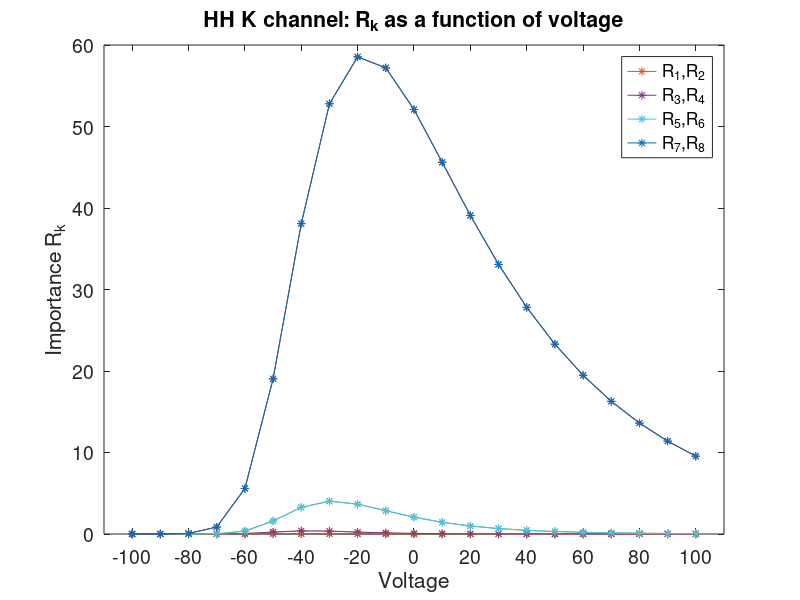

Recreate this plot in MATLAB.
% April 8, 2013
% Computing R_k error terms for the Hodgkin-Huxley potassium channel (5-
% state chain with non-symmetric transition rates) - This version uses
% right and left eigenvectors to compute R_k.

clear all


%% Basic parameters - input number of states and number of reactions below

nstates=5;  % number of states
nrxns=8;    % number of reactions (transitions)
Ntot=500; % number of random walkers

% Define range of voltage values
vol_list = -100:10:100;

%% Definitions, initializations

% Define measurement vector C (e.g. conductance)
C = zeros(1,nstates);
C(nstates) = 1;
% Want C to be a column vector
C = C';

% Initialize a matrix in which to store each R vector for different voltage
% values (rows of the matrix)
R_vol = zeros(length(vol_list),nrxns);
R_abs_vol = zeros(length(vol_list),nrxns);

% Initialize a matrix to keep the leading eigenvector as a function of
% voltage (rows of V_vol)
V_vol = zeros(length(vol_list),nstates);
lambda_vol = zeros(length(vol_list),nstates);

% Initialize parameters alpha and beta, functions of voltage
alpha = zeros(1,length(vol_list));
beta = zeros(1,length(vol_list));

%% Computation of error terms R_k over a range of voltage values

for jlist=1:length(vol_list)   % Loop over all i_vol values
    i_vol = vol_list(jlist);

    % Compute parameters alpha and beta which are functions of voltage
    alpha(jlist) = 0.01*(i_vol+55)/(1-exp(-0.1*(i_vol+55)));
    if(i_vol==-55)
        alpha(jlist)=(0.01*(-54+55)/(1-exp(-0.1*(i_vol+55))) + 0.01*(-56+55)/(1-exp(-0.1*(i_vol+55))))/2;
    end
    
    beta(jlist) = 0.125*exp(-(i_vol+65)/80);
    if(i_vol==-65)
        beta(jlist)=(0.125*exp(-(-64+65)/80) + 0.125*exp(-(-66+65)/80))/2;
    end
    
    % Compute the WEIGHTED adjacency matrix A for this 5-state chain, given a particular
    % voltage value i_vol
    A = zeros(nstates);
    A(1,2)=4*alpha(jlist); 
    A(2,3)=3*alpha(jlist); 
    A(3,4)=2*alpha(jlist); 
    A(4,5)=alpha(jlist);

    A(5,4)=4*beta(jlist);
    A(4,3)=3*beta(jlist);
    A(3,2)=2*beta(jlist);
    A(2,1)=beta(jlist);

    D=diag(sum(A,2));   % degree matrix, row sums of weighted A yield out-degrees
    L=(A-D)'; % use the weighted A to compute the "graph Laplacian" L, want the transpose
    
    %%% First, find the steady-state distribution
    [vv,dd]=eig(L);
    vv_idx=find(diag(dd)==max(diag(dd)));
    prob_ss=vv(:,vv_idx)/sum(vv(:,vv_idx)); % normalize the last vector -- corresponding to the null eigenvalue, we hope!
    N_ave_ss=Ntot*prob_ss; % number of random walkers, on average, at each node
    clear vv dd prob_ss 
    
    % Compute voltage dependent "noise" matrix B (sigma_k depends on 
    % voltage for each reaction k)
    
    B = zeros(nstates,nrxns);
    B(1,1)=-sqrt(4*alpha(jlist)*N_ave_ss(1));   B(1,2)=sqrt(beta(jlist)*N_ave_ss(2));  
    B(2,1)=sqrt(4*alpha(jlist)*N_ave_ss(1));    B(2,2)=-sqrt(beta(jlist)*N_ave_ss(2));
    
    B(2,3)=-sqrt(3*alpha(jlist)*N_ave_ss(2));   B(2,4)=sqrt(2*beta(jlist)*N_ave_ss(3));
    B(3,3)=sqrt(3*alpha(jlist)*N_ave_ss(2));    B(3,4)=-sqrt(2*beta(jlist)*N_ave_ss(3));
    
    B(3,5)=-sqrt(2*alpha(jlist)*N_ave_ss(3));   B(3,6)=sqrt(3*beta(jlist)*N_ave_ss(4));    
    B(4,5)=sqrt(2*alpha(jlist)*N_ave_ss(3));    B(4,6)=-sqrt(3*beta(jlist)*N_ave_ss(4));
    
    B(4,7)=-sqrt(alpha(jlist)*N_ave_ss(4));     B(4,8)=sqrt(4*beta(jlist)*N_ave_ss(5));    
    B(5,7)=sqrt(alpha(jlist)*N_ave_ss(4));      B(5,8)=-sqrt(4*beta(jlist)*N_ave_ss(5));    
              

    %% Computation of eigenvalues and eigenvectors

    n = nstates;    % Number of states in the system
    m = nrxns;      % Number of stochastic fluctuations (reactions) to sum over 

    % RIGHT eigenvectors
    [V,vd] = eig(L);

    lambda=0;
    % Eigenvalues 
    lambda = diag(vd);

    % Sort the eigenvalues: 0 is first, then list in descending order
    [lambda,index] = sort(lambda,'descend'); 
    lambda_vol(jlist,:) = lambda(:);

    % Sort the eigenvectors to match the ordering of the eigenvalues
    V = V(:,index);

    % Normalize the leading eigenvector (given by V(:,index(1))) and save
    % it in the jlist row of matrix V_vol
    Vnorm = zeros(nstates,1);   % Initialize
    Vnorm(:) = V(:,1)/sum(V(:,1));
    V_vol(jlist,:) = Vnorm(:);
       
    % LEFT eigenvectors
    [U,ud] = eig(L');

    lambdaU=0;
    % Eigenvalues 
    lambdaU = diag(ud);
    
    % Sort the eigenvalues: 0 is first, then list in descending order
    [lambdaU,indexU] = sort(lambdaU,'descend');

    % Sort the eigenvectors to match the ordering of the eigenvalues
    U = U(:,indexU);
    
    % Normalize U and call it W so that W'V = delta_ij
    for j=1:n
       W(:,j) = U(:,j)/(U(:,j)'*V(:,j)); 
    end
    
           
    
    %% Computation of errors R_k
    
    % Initialize vector for error terms R = [R_1 ... R_k ... R_m], for each
    % voltage value
    R = 0;
    R_abs = 0;
    
    % Sum over each stochastic fluctuation (given by the B_k's) 
    for k=1:m

        % Define projection matrix P_k so that B_k = B * P_k and B = \sum_k B_k
        P_k = zeros(m);
        P_k(k,k) = 1;

        % Compute B_k for this value of k
        B_k = B*P_k;

        % Compute R_k for each edge k
        S = 0;
        Sabs = 0;
        for j=2:n  % exclude the i=j=1 term since lambda(1)=0
            for i=1:n
                S = S + (1/(lambda(i)+lambda(j)))*C'*V(:,i)*W(:,i)'*B_k*B_k'*W(:,j)*V(:,j)'*C;

                % Also sum over absolute value of each eigenpair of Q - compare with S above
                Sabs = Sabs + abs(1/(lambda(i)+lambda(j))*C'*V(:,i)*W(:,i)'*B_k*B_k'*W(:,j)*V(:,j)'*C);
            end
        end
        R(k) = S;
        R_abs(k) = Sabs;
    end
    R;
    R_abs;
    
    R_vol(jlist,:) = R;
    R_abs_vol(jlist,:) = R_abs;    
       
    
end   % end of for loop for vol_list



%% Plot of each R_k as a function of voltage
figure
h=plot(-R_vol, '*-');
set(gca,'FontSize',14)
str1 = sprintf('HH K channel: R_k as a function of voltage');
title(str1);
xlabel('Voltage')
ylabel('Importance R_k');
xlim([0,length(vol_list)+1]);  %ylim([-10,300]);
set(gca,'xTick',1:2:length(vol_list))
set(gca,'xTickLabel',{'-100','-80','-60','-40','-20','0','20','40','60','80','100'})
legend([h(2),h(4),h(6),h(8)],'R_1,R_2','R_3,R_4','R_5,R_6','R_7,R_8')


